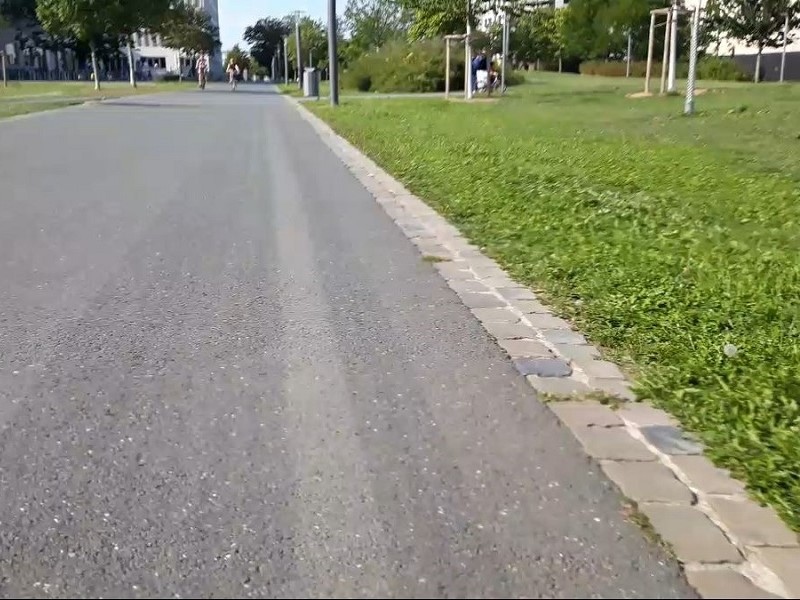
#> input picture cv/resources/campus_straight.jpg, 800 x 600 px, given in place of lane_curve_test.mp4, which was not available
$ python VideoStreamTester.py   (older library calls are emulated)
#> lines starting #> are read from the running program, lines starting #| are printed output that depends on the picture; after the words box and inside, x2 and y2 are one past the last pixel; in counts of white or black regions, pixels touching at a corner belong together; pictures that were not available may be replaced by others from this repository, and a replacement may not be noted
### cv/image_preprocessor.py
import cv2
import matplotlib.pyplot as plt
import numpy as np


class ImagePreprocessor(object):
    """
    This aims at recognizing curved lanes;
    """
    DEFAULT_DESTINATION_SIZE = (1280, 720)
    DEFAULT_SOURCE_ROI = np.float32([(0.43, 0.65), (0.58, 0.65), (0.1, 1), (1, 1)])
    DEFAULT_DESTINATION_ROI = np.float32([(0, 0), (1, 0), (0, 1), (1, 1)])

    DEFAULT_GRADIENT_THRESHOLD = (15, 255)
    DEFAULT_SATURATION_THRESHOLD = (100, 255)

    def __init__(self,
                 gradient_threshold=DEFAULT_GRADIENT_THRESHOLD,
                 saturation_threshold=DEFAULT_SATURATION_THRESHOLD):
        self.gradient_threshold = gradient_threshold
        self.saturation_threshold = saturation_threshold

    def process(self, img):
        # May require undistorting the image
        hls_channels: list = ImagePreprocessor.convert_to_hls(img)
        sobel = ImagePreprocessor.sobel_edge_detection(hls_channels[1])
        sobel_x_binary = self.apply_gradient_threshold(sobel)
        saturation_binary = self.apply_saturation_gradient(hls_channels[2])
        combined_binary = self.combine_binaries(sobel_x_binary, saturation_binary)

        return combined_binary

    @classmethod
    def convert_to_hls(cls, img):
        hls_img = cv2.cvtColor(img, cv2.COLOR_RGB2HLS)
        h_channel = hls_img[:, :, 0]
        l_channel = hls_img[:, :, 1]
        s_channel = hls_img[:, :, 2]
        return [h_channel, l_channel, s_channel]

    @classmethod
    def sobel_edge_detection(cls, lightness):
        lightness_denoised = cv2.fastNlMeansDenoising(lightness, searchWindowSize=9, templateWindowSize=5)
        ddepth_datatype = cv2.CV_64F  # Allows to detect both edges, alternatively use cv2.CV8U
        sobel_x_derivative = cv2.Sobel(lightness_denoised, ddepth_datatype, 1, 0)
        absolute_sobel_x = np.absolute(sobel_x_derivative)
        return np.uint8(255 * absolute_sobel_x / (np.max(absolute_sobel_x) * 0.5))

    def apply_gradient_threshold(self, data):
        """
        Convert Sobel scaled derivative into binary image
        """
        gradient_binary = np.zeros_like(data)
        gradient_binary[(data >= self.gradient_threshold[0]) & (data <= self.gradient_threshold[1])] = 1
        return gradient_binary

    def apply_saturation_gradient(self, data):
        # Low saturation is assumed for dark roads
        saturation_binary = np.zeros_like(data)
        saturation_binary[(data >= self.saturation_threshold[0]) & (data <= self.saturation_threshold[1])] = 1
        return saturation_binary

    def combine_binaries(self, binary_one, binary_two):
        combined_binary = np.zeros_like(binary_one)
        combined_binary[(binary_one == 1) | (binary_two == 1)] = 1
        return combined_binary

    # [7 lines left out: function plot_warp_result, not called in this run]

# [3 lines that do not run on import are left out]

### cv/image_warper.py
import cv2
import numpy as np


class ImageWarper(object):
    """
    Warps binary image into bird-view
    """
    DEFAULT_DESTINATION_SIZE = (1280, 720)
    DEFAULT_SOURCE_ROI = np.float32([(0.43, 0.65), (0.58, 0.65), (0.1, 1), (0.9, 1)])
    DEFAULT_DESTINATION_ROI = np.float32([(0, 0), (1, 0), (0, 1), (1, 1)])

    @classmethod
    def warp(cls, img,
             destination_size=DEFAULT_DESTINATION_SIZE,
             source_roi_proportion=DEFAULT_SOURCE_ROI,
             destination_roi_proportion=DEFAULT_DESTINATION_ROI
             ):
        """
        Warps an image according to the specified ROIs (if any)
        """
        source_size = np.float32([(img.shape[1], img.shape[0])])
        source_roi = source_roi_proportion * source_size
        destination_roi = destination_roi_proportion * np.float32(destination_size)
        transformation_matrix = cv2.getPerspectiveTransform(source_roi, destination_roi)

        cv2.warpPerspective(img, transformation_matrix, destination_size)

        return cv2.warpPerspective(img, transformation_matrix, destination_size)

    # [13 lines left out: function inv_perspective_warp, not called in this run]

### cv/curve_calculator.py
from typing import List

import cv2
import numpy as np

from .image_warper import ImageWarper


class CurveCalculator(object):
    DEBUG = False

    DEFAULT_METERS_PER_PIXEL_X = 3.7 / 720
    DEFAULT_METERS_PER_PIXEL_Y = 30.5 / 720

    def __init__(self,
                 meters_per_pixel_x=DEFAULT_METERS_PER_PIXEL_X,
                 meters_per_pixel_y=DEFAULT_METERS_PER_PIXEL_Y,
                 debug=False,
                 mode="B",
                 target_offset=0.5
                 ):
        CurveCalculator.DEBUG = debug
        self.mode = mode
        self.target_offset = target_offset

        self.left = [[], [], []]
        self.right = [[], [], []]

        self.right_fitted_curve: List[float] = None
        self.left_fitted_curve: List[float] = None

        self.meters_per_pixel_x = meters_per_pixel_x
        self.meters_per_pixel_y = meters_per_pixel_y

    # [6 lines left out: function recognize_curve, not called in this run]

    def sliding_window(self, img, left_lane=False, n_windows=9, window_margin=150,
                       minimum_pixels=20, draw_windows=True):
        image_height = img.shape[0]
        window_height = np.int(image_height / n_windows)
        y_range = np.linspace(0, image_height - 1, image_height)
        fit = np.empty(3)

        out_img = None
        if CurveCalculator.DEBUG: out_img = np.dstack((img, img, img)) * 255

        # Starting Point calculation
        histogram = self.calculate_histogram(img)
        img_middle = int(histogram.shape[0] / 2)
        starting_point = None
        if left_lane:
            starting_point = np.argmax(histogram[:img_middle])
        else:
            starting_point = np.argmax(histogram[img_middle:]) + img_middle

        # Identify x and y positions of nonzero pixels
        nonzero = img.nonzero()
        nonzero_y_pixels = np.array(nonzero[0])
        nonzero_x_pixels = np.array(nonzero[1])

        current_x_position = starting_point
        lane_pixels = []
        fail_one = False
        for window in range(n_windows):
            # Calculate image boundries
            window_y_lower_boundry = image_height - (window + 1) * window_height
            window_y_upper_boundry = image_height - window * window_height
            window_x_lower = current_x_position - window_margin
            window_x_upper = current_x_position + window_margin

            if CurveCalculator.DEBUG:
                cv2.rectangle(out_img, (window_x_lower, window_y_lower_boundry),
                                (window_x_upper, window_y_upper_boundry), (100, 225, 225), 3)

            # get nonzero areas within window
            non_zero_pixels = ((nonzero_y_pixels >= window_y_lower_boundry) &
                                    (nonzero_y_pixels < window_y_upper_boundry) &
                                    (nonzero_x_pixels >= window_x_lower) &
                                    (nonzero_x_pixels < window_x_upper)
                                ).nonzero()[0]

            lane_pixels.append(non_zero_pixels)

            # Recenter next window (based on mean)
            if len(non_zero_pixels) > minimum_pixels:
                current_x_position = np.int(np.mean(nonzero_x_pixels[non_zero_pixels]))
                print("Recenter next. Pixels found", len(non_zero_pixels))
            elif window == 0:
                fail_one = True
                print("Window one nothing detected. Do not recenter")
            elif fail_one and window == 1:
                print("No line. Break loop")
                break
            else:
                print("Do not recenter")


        lane_pixels = np.concatenate(lane_pixels)
        if len(lane_pixels) < minimum_pixels * (n_windows / 1.5):
            if left_lane: self.left_fitted_curve = None
            if not left_lane: self.right_fitted_curve = None
            print("The expected number of pixels was at least", minimum_pixels, ", but only ", len(lane_pixels),
                  "were found")
            return

        # Extract pixel positions
        x_lane_pixels = nonzero_x_pixels[lane_pixels]
        y_lane_pixels = nonzero_y_pixels[lane_pixels]

        # Fit second order polinomial
        fit = np.polyfit(y_lane_pixels, x_lane_pixels, 2)


        # Generate x and y values for plotting
        if left_lane: self.left_fitted_curve = fit[0] * y_range ** 2 + fit[1] * y_range + fit[2]
        self.right_fitted_curve = fit[0] * y_range ** 2 + fit[1] * y_range + fit[2]

        # Plot lane
        if CurveCalculator.DEBUG:
            lane_color = [255, 0, 100]
            if left_lane: lane_color = [0, 0, 255]

            out_img[nonzero_y_pixels[lane_pixels], nonzero_x_pixels[lane_pixels]] = lane_color

            cv2.imshow("out", out_img)
            cv2.waitKey(0)

    def calculate_histogram(self, img):
        lower_half_img = img[img.shape[0] // 2:, :]
        return np.sum(lower_half_img, axis=0)

    def fit_curve_worldspace(self, img, mode="B"):

        left_curve_radius = None
        right_curve_radius = None
        if self.left_fitted_curve is not None:
            left_curve_radius, current_left_x = self.get_curve_radius(img, self.left_fitted_curve)
        if self.right_fitted_curve is not None:
            right_curve_radius, current_right_x = self.get_curve_radius(img, self.right_fitted_curve)

        bycicle_position = img.shape[1] / 2 * self.meters_per_pixel_x  # assumed to be in the middle of image
        offset = None
        if mode == "B":
            if right_curve_radius is not None and left_curve_radius is not None:
                offset = (bycicle_position-(current_right_x + current_left_x)/2) * self.meters_per_pixel_x / 10
        if mode == "R":
            if right_curve_radius is not None:
                offset = -((bycicle_position - current_right_x) + self.target_offset)

        if CurveCalculator.DEBUG:
            print("Calculated Curve in Worldspace for mode", mode, "is:", (left_curve_radius, right_curve_radius, offset))

        return (left_curve_radius, right_curve_radius, offset)

    def get_curve_radius(self, img, x_points):
        img_height: int = img.shape[0]
        lowest_y_pixel: float = img_height - 1  # "closest y pixel of curve to current position"
        curve_pixels_y: np.ndarray = np.linspace(0, lowest_y_pixel, img_height)
        fitted_curve = np.polyfit(curve_pixels_y * self.meters_per_pixel_y, x_points * self.meters_per_pixel_x, 2)
        # Calculate radius of curve
        curve_radius = ((1 + (2 * fitted_curve[0] * lowest_y_pixel * self.meters_per_pixel_y + fitted_curve[
            1]) ** 2) ** 1.5) / np.absolute((2 * fitted_curve[0])) * -np.sign(fitted_curve[0])
        current_x = (fitted_curve[0] * (img.shape[0] * self.meters_per_pixel_y) ** 2 + fitted_curve[1] * (
                    img.shape[0] * self.meters_per_pixel_y) + fitted_curve[2])
        return curve_radius, current_x

    # [23 lines left out: function draw_lanes, not called in this run]

### cv/second_order_lane_recognizer.py
import time

import cv2
import matplotlib.pyplot as plt
import numpy as np

from .curve_calculator import CurveCalculator
from .image_preprocessor import ImagePreprocessor
from .image_warper import ImageWarper


class SecondOrderLaneRecognizer(object):
    DEFAULT_DESTINATION_SIZE = (1280, 720)

    def __init__(self, destination_size=DEFAULT_DESTINATION_SIZE, debug=False):
        self.destination_size = destination_size
        self.image_preprocessor: ImagePreprocessor = ImagePreprocessor()
        self.image_warper: ImageWarper = ImageWarper()
        self.curve_calculator: CurveCalculator = CurveCalculator(debug=debug)
        self.img = None
        self.debug = debug

    def process(self, img):
        start_time = time.time()
        edges_image = self.image_preprocessor.process(img)
        warped_image = self.image_warper.warp(
            edges_image, destination_size=self.destination_size)
        self.curve_calculator.sliding_window(warped_image, left_lane=True)
        self.curve_calculator.sliding_window(warped_image, left_lane=False)
        self.img = img
        curverad = self.get_curve_radius()
        lane_curvature = np.mean([curverad[0], curverad[1]])
        print("INFO: Curvature (m):", lane_curvature,
              "vehicle offset (m):", curverad[2])
        print("curverad", curverad)
        print("INFO: Image processed in ", time.time() - start_time, "s")
        return lane_curvature, curverad[2]

    def get_curve_radius(self):
        return self.curve_calculator.fit_curve_worldspace(self.img)

    # [13 lines left out: function visualize_lane, not called in this run]


# Simplistic approach for testing
# [21 lines that do not run on import are left out]

### cv/VideoStreamTester.py
import time
from statistics import mean

import cv2

from .second_order_lane_recognizer import SecondOrderLaneRecognizer

times_retrieved_img = []
global_start = time.time()
frames = 0
times_preprocessed = []
times_calculated_lanes = []
intermediate = time.time()

lane_recognizer = SecondOrderLaneRecognizer()
cap = cv2.VideoCapture("resources/lane_curve_test.mp4")
while cap.isOpened():
    start = time.time()
    _, frame = cap.read()
#> frame is the input picture: shape (600, 800, 3); mean B, G, R 119.1, 140.3, 138.5
    times_retrieved_img.append(int((time.time() - start) * 1000))
    try:
        lane_recognizer.process(frame)
#> in convert_to_hls, `h_channel = hls_img[:, :, 0]`:
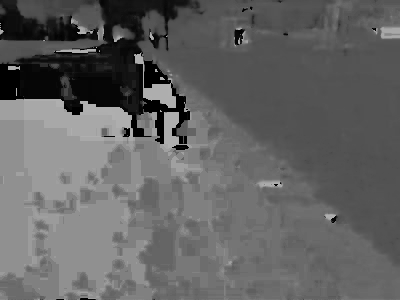
#> h_channel: shape (600, 800) (shown at 1/2 size); min 0, max 179, mean 98.7
#> in convert_to_hls, `s_channel = hls_img[:, :, 2]`:
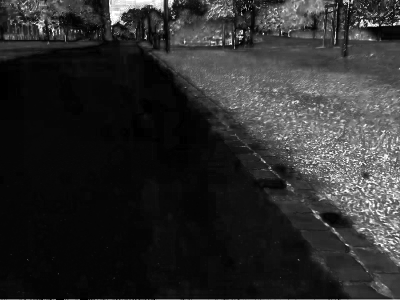
#> s_channel: shape (600, 800) (shown at 1/2 size); min 0, max 255, mean 44.3
#> in process, `hls_channels: list = ImagePreprocessor.convert_to_hls(img)`: hls_channels = 3 items
#> in sobel_edge_detection, `sobel_x_derivative = cv2.Sobel(lightness_denoised, ddepth_datatype, 1,..`:
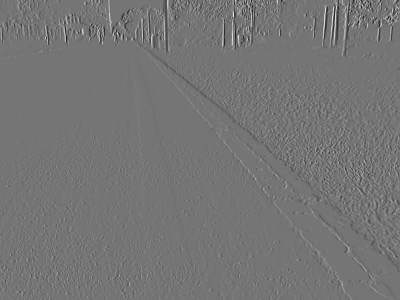
#> sobel_x_derivative: shape (600, 800) float64 (shown at 1/2 size); min -790, max 931, mean -0.3; drawn with min black and max white
#> in process, `sobel_x_binary = self.apply_gradient_threshold(sobel)`:
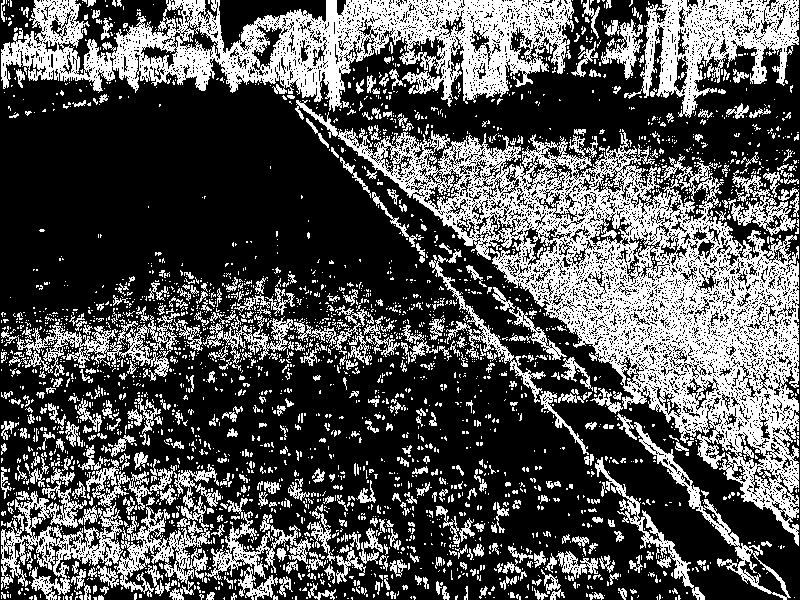
#> sobel_x_binary: shape (600, 800); values 0 (black) and 1 (white), 32.9% white; 3029 white regions (2573 under 20 px), largest, box (x1, y1, x2, y2) and area: (295, 100, 799, 546) 54483, (1, 0, 574, 112) 28872, (640, 0, 799, 118) 8860
#> in process, `combined_binary = self.combine_binaries(sobel_x_binary, saturation_bin..`:
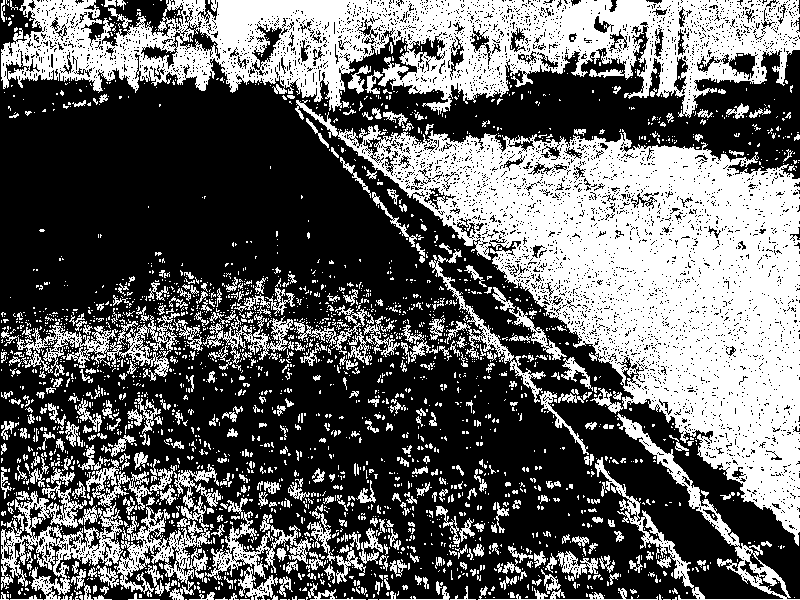
#> combined_binary: shape (600, 800); values 0 (black) and 1 (white), 39.5% white; 2659 white regions (2249 under 20 px), largest, box (x1, y1, x2, y2) and area: (295, 100, 800, 546) 78799, (1, 0, 800, 118) 49382, (1, 459, 153, 600) 5898
#> in warp, `source_roi = source_roi_proportion * source_size`: source_roi = [[344, 390], [464, 390], [80, 600], [720, 600]]
#> in warp, `destination_roi = destination_roi_proportion * np.float32(destination_..`: destination_roi = [[0, 0], [1280, 0], [0, 720], [1280, 720]]
#> in warp, `transformation_matrix = cv2.getPerspectiveTransform(source_roi, destin..`: transformation_matrix = [[-1.51, -1.9, 1262.7], [-9.47e-16, -2.59, 1011.9], [-5.4e-19, -0.00293, 1]]
#> in warp, `return cv2.warpPerspective(img, transformation_matrix, destination_size)`:
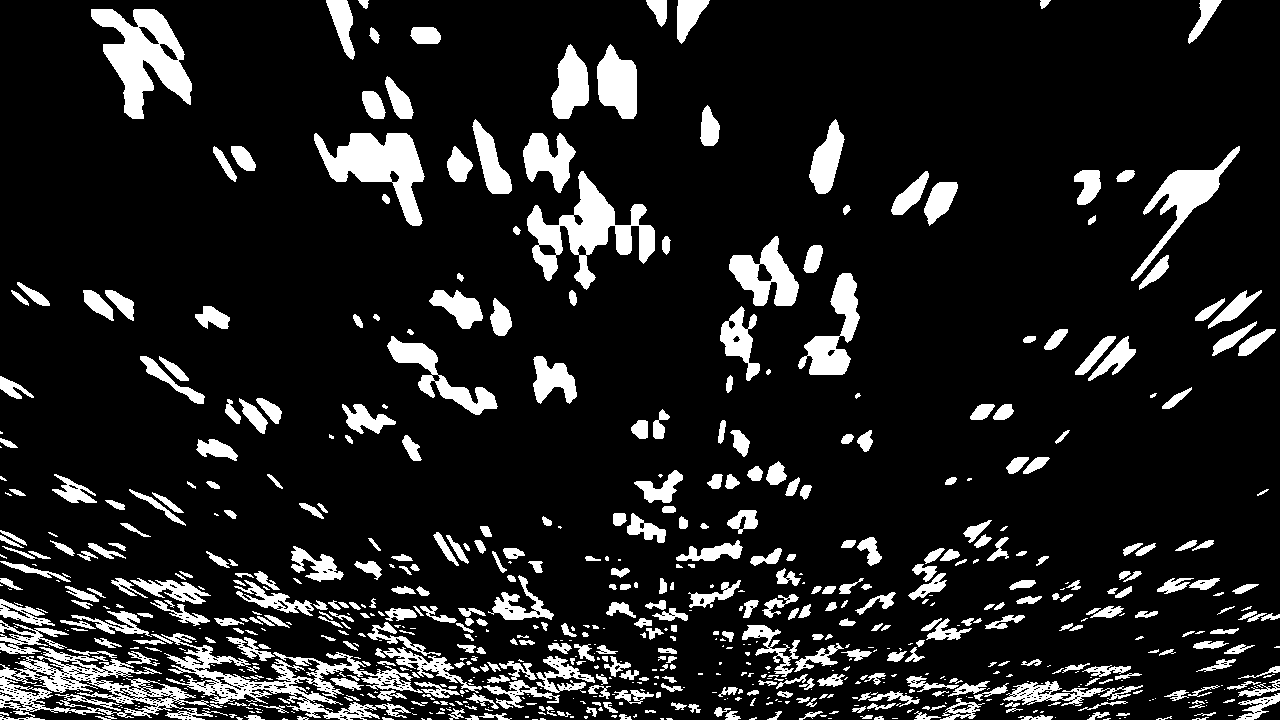
#> returned value: shape (720, 1280); values 0 (black) and 1 (white), 13% white; 759 white regions (314 under 20 px), largest, box (x1, y1, x2, y2) and area: (161, 633, 423, 720) 5792, (0, 647, 228, 720) 5681, (91, 9, 192, 119) 5420
#> in calculate_histogram, `lower_half_img = img[img.shape[0] // 2:, :]`:
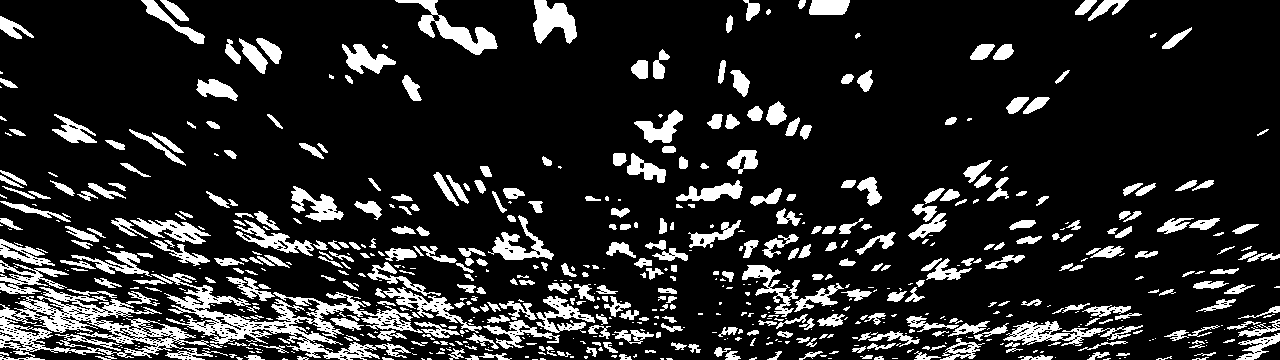
#> lower_half_img: shape (360, 1280); values 0 (black) and 1 (white), 15.2% white; 707 white regions (314 under 20 px), largest, box (x1, y1, x2, y2) and area: (161, 273, 423, 360) 5792, (0, 287, 228, 360) 5681, (395, 0, 498, 55) 1543
#> in sliding_window, `histogram = self.calculate_histogram(img)`: histogram = 1280 values, max 120 at index 1, min 7 at index 1159, mean 54.87
#> in sliding_window, `starting_point = np.argmax(histogram[:img_middle])`: starting_point = 1
#> in sliding_window, `nonzero = img.nonzero()`: nonzero = 119907 positions, rows 0 to 719, columns 0 to 1279
#> in sliding_window, `current_x_position = starting_point`: current_x_position = 1
#> the loop in sliding_window, `for window in range(n_windows):` made 9 passes
#> (window_x_lower, window_x_upper, current_x_position) on passes 1 to 8: (-149, 151, 71), (-79, 221, 104), (-46, 254, 102), (-48, 252, 194), (44, 344, 179), (29, 329, 121), (-29, 271, 237), (87, 387, 270)
#> (printed output is left out)
#> after the loop in sliding_window, `for window in range(n_windows):`: lane_pixels = 9 items
#> in sliding_window, `fit = np.polyfit(y_lane_pixels, x_lane_pixels, 2)`: fit = [-0.000256, -0.0601, 229.8]
#> in sliding_window, `if left_lane: self.left_fitted_curve = fit[0] * y_range ** 2 + fit[1] ..`: self.left_fitted_curve = 720 values, max 229.8 at index 0, min 54.06 at index 719, mean 164
#> in sliding_window, `self.right_fitted_curve = fit[0] * y_range ** 2 + fit[1] * y_range + f..`: self.right_fitted_curve has the same summary as self.left_fitted_curve
#> the loop in sliding_window (call 2), `for window in range(n_windows):` made 9 passes
#> (window_x_lower, window_x_upper, current_x_position) on passes 1 to 8: (513, 813, 645), (495, 795, 650), (500, 800, 684), (534, 834, 708), (558, 858, 760), (610, 910, 768), (618, 918, 781), (631, 931, 755)
#> (printed output is left out)
        result = lane_recognizer.visualize_lane()
    except:
        break
    cv2.imshow('result', result)
    if cv2.waitKey(1) & 0xFF == ord('q'):
        break
    print(int((time.time() - start) * 1000), "ms. Intermediate ", int((time.time() - intermediate) * 1000), "ms")
    intermediate = time.time()
    frames += 1

print("It took: ", int((time.time() - global_start) * 1000), "ms. Frames: ", frames)

print("Retrieved image after:", mean(times_retrieved_img), "ms")

cap.release()
cv2.destroyAllWindows()
